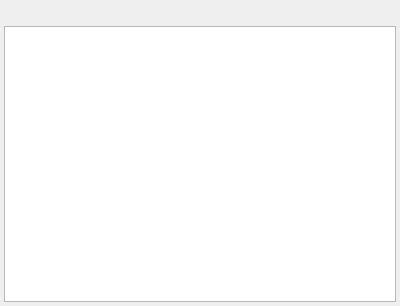
<?xml version="1.0" encoding="UTF-8"?>
<ui version="4.0">
 <class>StepWidget</class>
 <widget class="QWidget" name="StepWidget">
  <property name="geometry">
   <rect>
    <x>0</x>
    <y>0</y>
    <width>400</width>
    <height>306</height>
   </rect>
  </property>
  <layout class="QVBoxLayout">
   <property name="spacing">
    <number>0</number>
   </property>
   <property name="margin">
    <number>4</number>
   </property>
   <item>
    <layout class="QHBoxLayout">
     <property name="spacing">
      <number>0</number>
     </property>
     <property name="leftMargin">
      <number>0</number>
     </property>
     <property name="topMargin">
      <number>0</number>
     </property>
     <item>
      <spacer>
       <property name="orientation">
        <enum>Qt::Horizontal</enum>
       </property>
       <property name="sizeHint" stdset="0">
        <size>
         <width>40</width>
         <height>20</height>
        </size>
       </property>
      </spacer>
     </item>
     <item>
      <widget class="KPushButton" name="closeButton">
       <property name="focusPolicy">
        <enum>Qt::NoFocus</enum>
       </property>
       <property name="toolTip">
        <string comment="@info:tooltip">Close this tutorial</string>
       </property>
       <property name="whatsThis">
        <string comment="@info:whatsthis">Click here to close the tutorial.&lt;nl/&gt;The tutorial can be closed when you have finished it, or at any time to cancel it.</string>
       </property>
       <property name="flat">
        <bool>true</bool>
       </property>
      </widget>
     </item>
    </layout>
   </item>
   <item>
    <widget class="ktutorial::view::StepTextWidget" name="textWidget">
     <property name="sizePolicy">
      <sizepolicy hsizetype="MinimumExpanding" vsizetype="MinimumExpanding">
       <horstretch>0</horstretch>
       <verstretch>0</verstretch>
      </sizepolicy>
     </property>
     <property name="whatsThis">
      <string comment="@info:whatsthis">Here appear the instructions for each step of the tutorial.&lt;nl/&gt;Once you complete one step, a new step with new instructions will be shown.</string>
     </property>
    </widget>
   </item>
   <item>
    <widget class="QWidget" name="optionsWidget" native="true"/>
   </item>
  </layout>
 </widget>
 <customwidgets>
  <customwidget>
   <class>KPushButton</class>
   <extends>QPushButton</extends>
   <header>kpushbutton.h</header>
  </customwidget>
  <customwidget>
   <class>ktutorial::view::StepTextWidget</class>
   <extends>QTextEdit</extends>
   <header>StepTextWidget.h</header>
  </customwidget>
 </customwidgets>
 <resources/>
 <connections/>
</ui>
